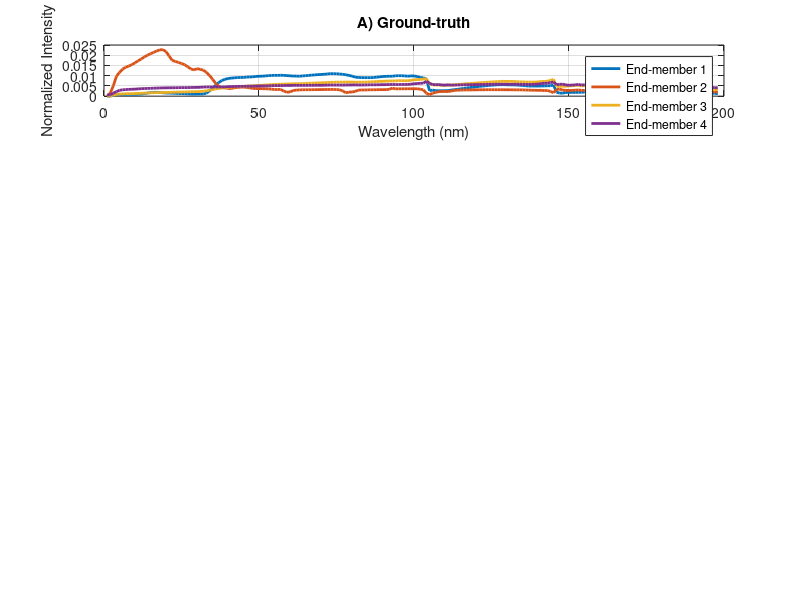
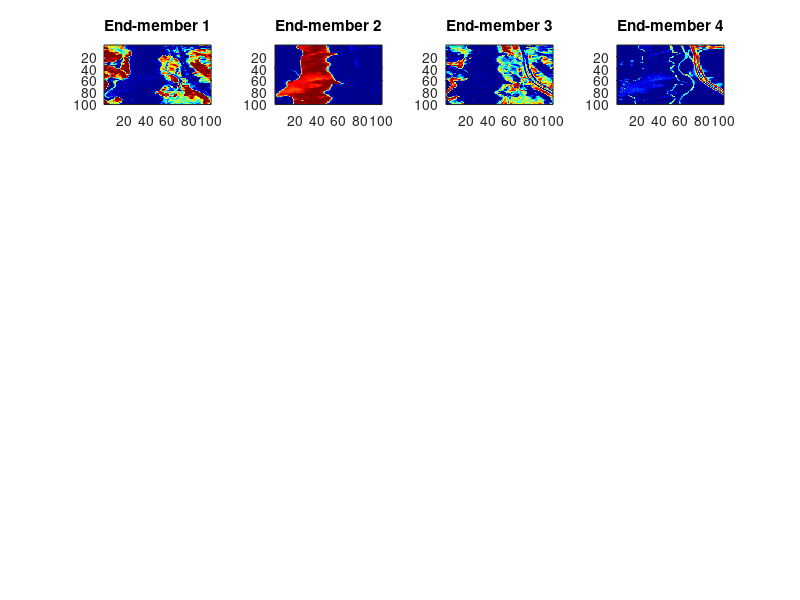

MATLAB code for these plots, in order: (Note: this script raises an error after producing the figures.)
%%%%%%%%%%%%%%%%%%%%%%%%%%%%%%%%%%%%%%%%%%%%%%%%%%%%%%%%%%%%%%%%%%
%
% Evaluation of EBEAE-TV with Real Hyperspectral Dataset
%
% Jasper Ridge -->  VNIR HSI captured by the NASA AVIRIS system
%                   available  at  https://rslab.ut.ac.ir/data
%
% Ines A. Cruz-Guerrero
% May/2021
%
%%%%%%%%%%%%%%%%%%%%%%%%%%%%%%%%%%%%%%%%%%%%%%%%%%%%%%%%%%%%%%%%%%

clear all; clc; close all;

addpath('Data_base\Jasper_Ridge');
addpath('EBEAE');
addpath('NMF-QMV');
addpath('GraphL');

%%
%%%%%%%%%%%%%%%%%%%%%%%%%%%%%%%%%%%%%%%%%%%%%%%%%%%%%%%%%%%%%%%%%%%%%%%%%%
%  Generate data
%%%%%%%%%%%%%%%%%%%%%%%%%%%%%%%%%%%%%%%%%%%%%%%%%%%%%%%%%%%%%%%%%%%%%%%%%%
N=4;                % Number of End-members
Nsamples=100;       % Size of the Squared Image Nsamples x Nsamples 
SNR=35;             % Level in dB of Gaussian Noise SNR=45,50,55
PSNR=10;            % Level in dB of Shot Noise PSNR=15,20,25

load jasperRidge2_R198.mat
load end4.mat

Po=normalize(M,'norm',1);
Ao=normalize(A,'norm',1);
Xim = reshape(Ao',nRow,nCol,N);

rows=nRow;
columns=nCol;
L=size(M,1);

%%%%%%%%%%%%%%%%%%%%%%%%%%%%%%%%%%%%%%%%%%%%%%%%%%%
% Plot Ground-Truths of Abundances and End-members
%%%%%%%%%%%%%%%%%%%%%%%%%%%%%%%%%%%%%%%%%%%%%%%%%%%

figure(1);
subplot(5,1,1);
plot(Po,'LineWidth',2); grid on;
xlabel('Wavelength (nm)');
ylabel('Normalized Intensity');
title('A) Ground-truth');
legend('End-member 1','End-member 2','End-member 3','End-member 4');

figure(2)
for i=1:N
    eval(['subplot(5' num2str(N) num2str(i) ');']);
    eval(['imagesc(Xim(:,:,' num2str(i) '),[0,1]);']);
    title(['End-member ' num2str(i)]);
    colormap jet
end
hold on;

%%
%%%%%%%%%%%%%%%%%%%%%%%%%%%%%%%%%%%%%%%%%%%%%%%%%%%%%%%%%%%%%%%%%%%%%%%%%%%
% Generate the observed data Y with noise
%%%%%%%%%%%%%%%%%%%%%%%%%%%%%%%%%%%%%%%%%%%%%%%%%%%%%%%%%%%%%%%%%%%%%%%%%%%
K=rows*columns;
Y=Po*Ao;
Y=AddNoiseFLIM(Y,SNR,PSNR);
Y(Y<0) = 0;                             % Forza valores negativos a cero
Y = Y./repmat(sum(Y,1),L,1);            % Condicion de suma a 1

%%
%%%%%%%%%%%%%%%%%%%%%%%%%%%%%%%%%%%%%%%%%%%%%%%%%%%%%%%%%%%%%%%%%%%%%%%%%%%
% Execute GLNMF Methodology
%%%%%%%%%%%%%%%%%%%%%%%%%%%%%%%%%%%%%%%%%%%%%%%%%%%%%%%%%%%%%%%%%%%%%%%%%%%

disp('%%%%%%%%%%%%%%%%%%%%%%%%%%%%%%%%%%%%');
disp('%%%%%%%%%%%%%%%%%%%%%%%%%%%%%%%%%%%%');
disp('Jasper Ridge Hyperspecytal Dataset');
disp('%%%%%%%%%%%%%%%%%%%%%%%%%%%%%%%%%%%%');
disp('GLNMF Analysis');
disp('%%%%%%%%%%%%%%%%%%%%%%%%%%%%%');

Pini = VCA(Y,'Endmembers',N,'SNR',1,'verbose','no');
Aini = FCLSU(Y, Pini)';
para_nmf.tol = 1e-3;
para_nmf.itermax = 20;
para_nmf.lambda = 0.01;
para_nmf.mu = 0.1;

tic;
[iter, P1, A1]= glnmf(Y, N, Pini, Aini, para_nmf);
T_m1 = toc;

%%%%%%%%%%%%%%%%%%%%%%%%%%%%%%%%%%%%%%%%%%%%%%%%%%%
% Plot Estimated Abundances and End-members
%%%%%%%%%%%%%%%%%%%%%%%%%%%%%%%%%%%%%%%%%%%%%%%%%%%
P1=normalize(P1,'norm',1);
A1=normalize(A1,'norm',1);
[A1, P1, ~, ~] = find_perm(Ao,Po, A1, P1);

figure(1);
subplot(5,1,2);
plot(P1,'LineWidth',2); grid on;
xlabel('Wavelength (nm)');
ylabel('Normalized Intensity');
title('B) GLNMF');
legend('End-member 1','End-member 2','End-member 3','End-member 4');

figure(2)
for i=1:N
    eval(['subplot(5,' num2str(N) ',' num2str(i+N) ');']);
    eval(['imagesc(reshape(A1(' num2str(i) ',:),Nsamples,Nsamples),[0 1]);']);
    colormap jet
    if i==2, title('B) GLNMF '); end
end

%%
%%%%%%%%%%%%%%%%%%%%%%%%%%%%%%%%%%%%%%%%%%%%%%%%%%%%%%%%%%%%%%%%%%%%%%%%%%%
% Execute PISINMF Methodology
%%%%%%%%%%%%%%%%%%%%%%%%%%%%%%%%%%%%%%%%%%%%%%%%%%%%%%%%%%%%%%%%%%%%%%%%%%%
disp('%%%%%%%%%%%%%%%%%%%%%%%%%%%%%');
disp('PISINMF');

para.dimX= Nsamples;
para.dimY= Nsamples;
para.tven= 5 ;
para.tau=1e-3;
para.maxiter=20;
para.delta=45;
para.mu= 1e-03;
para.t=20;
para.alpha=1;

tic
[P3,A3] =  PISINMF(Y,N,para);
T_m3=toc;

%%%%%%%%%%%%%%%%%%%%%%%%%%%%%%%%%%%%%%%%%%%%%%%%%%%
% Plot Estimated Abundances and End-members
%%%%%%%%%%%%%%%%%%%%%%%%%%%%%%%%%%%%%%%%%%%%%%%%%%%

P3=normalize(P3,'norm',1);
A3=normalize(A3,'norm',1);
[A3, P3, ~, ~] = find_perm(Ao,Po, A3, P3);

figure(1);
subplot(5,1,3);
plot(P3,'LineWidth',2); grid on;
xlabel('Wavelength (nm)');
ylabel('Normalized Intensity');
title('C) PISINMF');
legend('End-member 1','End-member 2','End-member 3','End-member 4');

figure(2);
for i=1:N
    eval(['subplot(5,' num2str(N) ',' num2str(i+2*N) ');']);
    eval(['imagesc(reshape(A3(' num2str(i) ',:),Nsamples,Nsamples),[0 1]);']);
    colormap jet
    if i==2
        title('C) PISINMF');
    end
end

%%
%%%%%%%%%%%%%%%%%%%%%%%%%%%%%%%%%%%%%%%%%%%%%%%%%%%%%%%%%%%%%%%%%%%%%%%%%%%
% Execute NMF-QMV with Total variation
%%%%%%%%%%%%%%%%%%%%%%%%%%%%%%%%%%%%%%%%%%%%%%%%%%%%%%%%%%%%%%%%%%%%%%%%%%%

disp('%%%%%%%%%%%%%%%%%%%%%%%%%%%%%');
disp('NMF-QMV with Total variation');

term ='totalVar';
beta_candidates =   10.^(-5:5);

tic;
[beta_best, P4, A4, results_save] = NMF_QMV(Y, N, beta_candidates, term);
T_m4=toc;

%%%%%%%%%%%%%%%%%%%%%%%%%%%%%%%%%%%%%%%%%%%%%%%%%%%
% Plot Estimated Abundances and End-members
%%%%%%%%%%%%%%%%%%%%%%%%%%%%%%%%%%%%%%%%%%%%%%%%%%%

P4=normalize(P4,'norm',1);
A4=normalize(A4,'norm',1);
[A4, P4, ~, ~] = find_perm(Ao,Po, A4, P4);

figure(1);
subplot(5,1,4);
plot(P4,'LineWidth',2); grid on;
xlabel('Wavelength (nm)');
ylabel('Normalized Intensity');
title('D) NMF-QMV');
legend('End-member 1','End-member 2','End-member 3','End-member 4');

figure(2);
for i=1:N
    eval(['subplot(5,' num2str(N) ',' num2str(i+3*N) ');']);
    eval(['imagesc(reshape(A4(' num2str(i) ',:),Nsamples,Nsamples),[0 1]);']);
    colormap jet
    if i==2
        title('D) NMF-QMV');
    end
end
%%
%%%%%%%%%%%%%%%%%%%%%%%%%%%%%%%%%%%%%%%%%%%%%%%%%%%%%%%%%%%%%%%%%%%%%%%%%%%
% Execute EBEAE-TV Methodology
%%%%%%%%%%%%%%%%%%%%%%%%%%%%%%%%%%%%%%%%%%%%%%%%%%%%%%%%%%%%%%%%%%%%%%%%%%%
disp('%%%%%%%%%%%%%%%%%%%%%%%%%%%%%');
disp('EBEAE-TV');

%%%%%%%%%%%%%%%%%%%%%%%%%%%%%
% Define Paremeters of EBEAE
%%%%%%%%%%%%%%%%%%%%%%%%%%%%%
initcond=1;
rho=1;
lambda=0.0;
epsilon=1e-3;
maxiter=20;
parallel=0;
normalization=1;
disp_iter=0;

mu=0.01; nu=1e-03; tau=1e-07;
sc=[mu,nu,tau, Nsamples,Nsamples];
paramvec=[3,rho,lambda,epsilon,maxiter,parallel,normalization,disp_iter];

tic;
[P5,A,A5,Yh6]=EBEAE_TV(Y,N,paramvec,sc);
T_m5=toc;

%%%%%%%%%%%%%%%%%%%%%%%%%%%%%%%%%%%%%%%%%%%%%%%%%%%
% Plot Estimated Abundances and End-members
%%%%%%%%%%%%%%%%%%%%%%%%%%%%%%%%%%%%%%%%%%%%%%%%%%%

[A5, P5, ~, ~] = find_perm(Ao,Po, A5, P5);

figure(1);
subplot(5,1,5);
plot(P5,'LineWidth',2); grid on;
xlabel('Wavelength (nm)');
ylabel('Normalized Intensity');
title('E) EBEAE-TV');
legend('End-member 1','End-member 2','End-member 3','End-member 4');

figure(2);
for i=1:N
    eval(['subplot(5,' num2str(N) ',' num2str(i+4*N) ');']);
    eval(['imagesc(reshape(A5(' num2str(i) ',:),Nsamples,Nsamples),[0 1]);']);
    colormap jet
    if i==2
        title('E) EBEAE-TV');
    end
end

%%
%%%%%%%%%%%%%%%%%%%%%%%%%%%%%%%%%%%%%%%%%%%%%%%%%%%%%%%%%%%%%%%%%%%%%%%%%
% Compute Estimation Errors on Abundances and End-members, and Execution
% Time
%%%%%%%%%%%%%%%%%%%%%%%%%%%%%%%%%%%%%%%%%%%%%%%%%%%%%%%%%%%%%%%%%%%%%%%%%
disp('%%%%%%%%%%%%%%%%%%%%%%%%%%%%%%%%%%%%%%%%%%%%%%%%%%%%%%%%%%%%%%%%%%');
disp('%%%%%%%%%%%%%%%%%%%%%%%%%%%%%%%%%%%%%%%%%%%%%%%%%%%%%%%%%%%%%%%%%%');
disp('Average errors');
Er_p1=[];
Er_a1=[];
Er_p3=[];
Er_a3=[];
Er_p4=[];
Er_a4=[];
Er_p5=[];
Er_a5=[];
for i=1:N
        Er_p1=[Er_p1 norm(Po(:,i)-P1(:,i))];        
        Er_a1=[Er_a1 norm(Ao(i,:)-A1(i,:))];
        Er_p3=[Er_p3 norm(Po(:,i)-P3(:,i))];        
        Er_a3=[Er_a3 norm(Ao(i,:)-A3(i,:))];
        Er_p4=[Er_p4 norm(Po(:,i)-P4(:,i))];        
        Er_a4=[Er_a4 norm(Ao(i,:)-A4(i,:))];
        Er_p5=[Er_p5 norm(Po(:,i)-P5(:,i))];        
        Er_a5=[Er_a5 norm(Ao(i,:)-A5(i,:))];
end

disp('%%%%%%%%%%%%%%%%%%%');
disp('Performance Metrics');
disp(['GLNMF Execution time=' num2str(T_m1) ' s']);
disp(['PISINMF Execution time=' num2str(T_m3) ' s']);
disp(['NMF-QMV Execution time=' num2str(T_m4) ' s']);
disp(['EBEAE-TV Execution time=' num2str(T_m5) ' s']); 
disp('%%%%%%%%%%%%%%%%%%%');
disp(['GLNMF Estimation Error in Measurements=' num2str(norm(Y-P1*A1,'fro')/K)]);
disp(['PISINMF Estimation Error in Measurements=' num2str(norm(Y-P3*A3,'fro')/K)]);
disp(['NMF-QMV Estimation Error in Measurements=' num2str(norm(Y-P4*A4,'fro')/K)]);
disp(['EBEAE-TV Estimation Error in Measurements=' num2str(norm(Y-P5*A5,'fro')/K)]);
disp('%%%%%%%%%%%%%%%%%%%');
disp(['GLNMF Estimation Error in End-members=' num2str(mean(Er_p1))]);
disp(['PISINMF Estimation Error in End-members=' num2str(mean(Er_p3))]);
disp(['NMF-QMV Estimation Error in End-members=' num2str(mean(Er_p4))]);
disp(['EBEAE-TV Estimation Error in End-members=' num2str(mean(Er_p5))]);
disp('%%%%%%%%%%%%%%%%%%%');
disp(['GLNMF Estimation Error in Abundances=' num2str(mean(Er_a1))]);
disp(['PISINMF Estimation Error in Abundances=' num2str(mean(Er_a3))]);
disp(['NMF-QMV Estimation Error in Abundances=' num2str(mean(Er_a4))]);
disp(['EBEAE-TV Estimation Error in Abundances=' num2str(mean(Er_a5))]);
% 
disp('%%%%%%%%%%%%%%%%%%%%%%%%%%%%%%%%%%%%%%%%%%%%%%%%%%%%%%%%%%%%%%%%%%');
disp('%%%%%%%%%%%%%%%%%%%%%%%%%%%%%%%%%%%%%%%%%%%%%%%%%%%%%%%%%%%%%%%%%%');
disp('Distance from a point to a set');
Er_p1=[];
Er_a1=[];
Er_p3=[];
Er_a3=[];
Er_p4=[];
Er_a4=[];
Er_p5=[];
Er_a5=[];
for i=1:N
    for j=1:N
        Er_p1=[Er_p1 norm(Po(:,i)-P1(:,j))];        
        Er_a1=[Er_a1 norm(Ao(i,:)-A1(j,:))];
        Er_p3=[Er_p3 norm(Po(:,i)-P3(:,j))];        
        Er_a3=[Er_a3 norm(Ao(i,:)-A3(j,:))];
        Er_p4=[Er_p4 norm(Po(:,i)-P4(:,j))];        
        Er_a4=[Er_a4 norm(Ao(i,:)-A4(j,:))];
        Er_p5=[Er_p5 norm(Po(:,i)-P5(:,j))];        
        Er_a5=[Er_a5 norm(Ao(i,:)-A5(j,:))];
    end
end
disp('%%%%%%%%%%%%%%%%%%%');
disp('Performance Metrics');
disp(['GLNMF Execution time=' num2str(T_m1) ' s']);
disp(['PISINMF Execution time=' num2str(T_m3) ' s']);
disp(['NMF-QMV Execution time=' num2str(T_m4) ' s']);
disp(['EBEAE-TV Execution time=' num2str(T_m5) ' s']); 
disp('%%%%%%%%%%%%%%%%%%%');
disp(['GLNMF Estimation Error in Measurements=' num2str(norm(Y-P1*A1,'fro')/K)]);
disp(['PISINMF Estimation Error in Measurements=' num2str(norm(Y-P3*A3,'fro')/K)]);
disp(['NMF-QMV Estimation Error in Measurements=' num2str(norm(Y-P4*A4,'fro')/K)]);
disp(['EBEAE-TV Estimation Error in Measurements=' num2str(norm(Y-P5*A5,'fro')/K)]);
disp('%%%%%%%%%%%%%%%%%%%');
disp(['GLNMF Estimation Error in End-members=' num2str(min(Er_p1)/(2*N))]);
disp(['PISINMF Estimation Error in End-members=' num2str(min(Er_p3)/(2*N))]);
disp(['NMF-QMV Estimation Error in End-members=' num2str(min(Er_p4)/(2*N))]);
disp(['EBEAE-TV Estimation Error in End-members=' num2str(min(Er_p5)/(2*N))]);
disp('%%%%%%%%%%%%%%%%%%%');
disp(['GLNMF Estimation Error in Abundances=' num2str(min(Er_a1)/(2*N))]);
disp(['PISINMF Estimation Error in Abundances=' num2str(min(Er_a3)/(2*N))]);
disp(['NMF-QMV Estimation Error in Abundances=' num2str(min(Er_a4)/(2*N))]);
disp(['EBEAE-TV Estimation Error in Abundances=' num2str(min(Er_a5)/(2*N))]);
